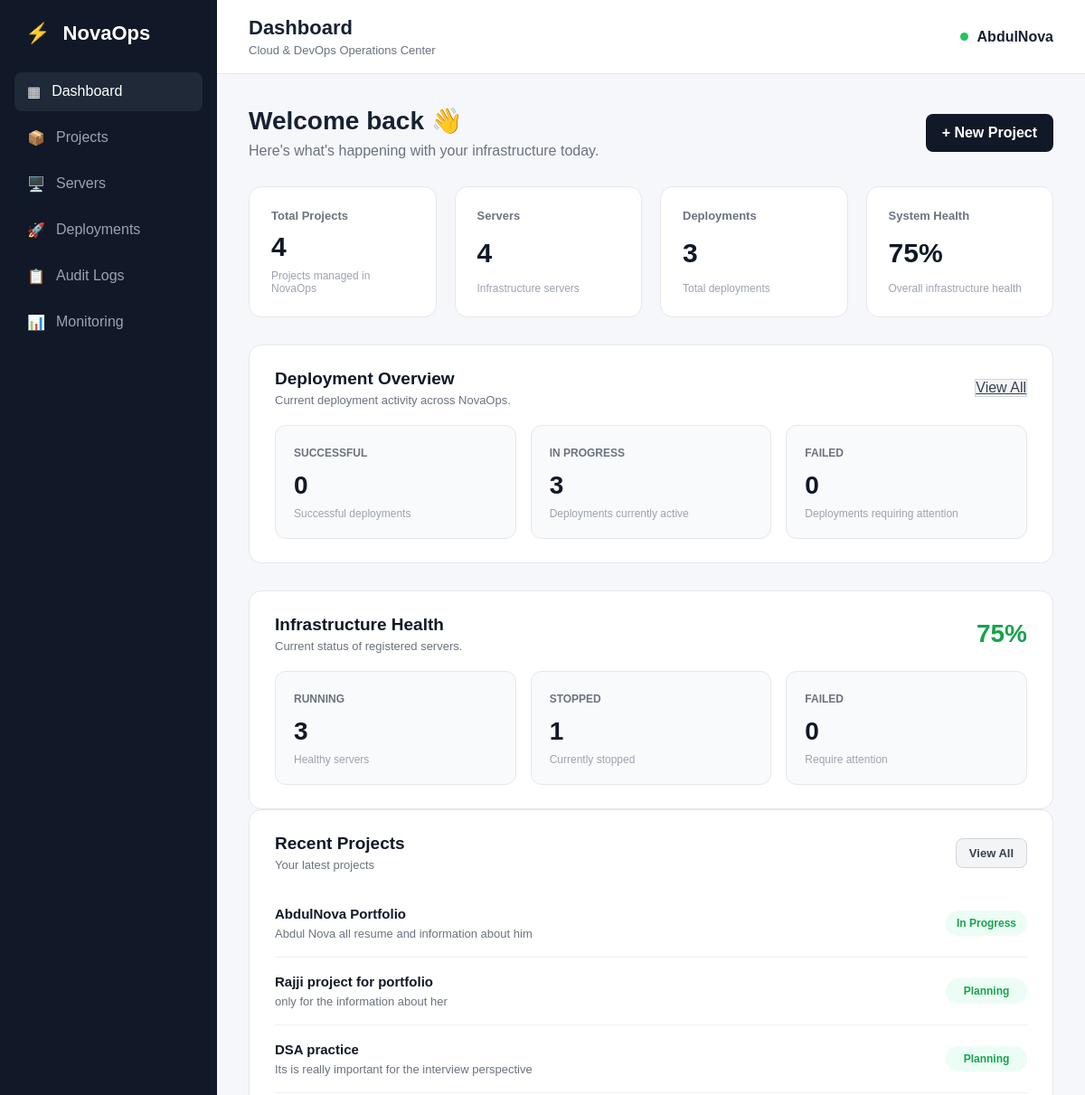
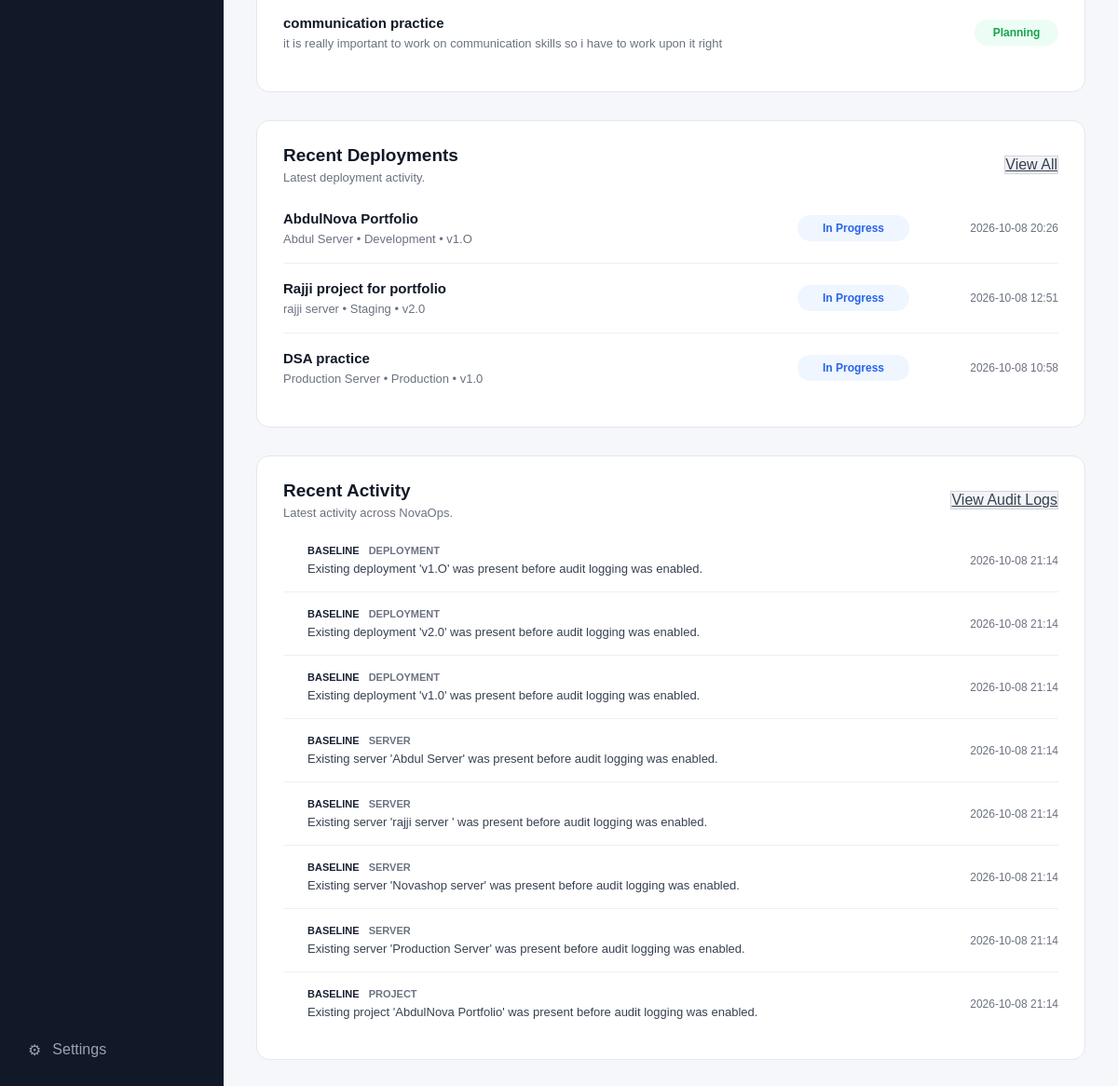
The page / on the database its author committed (2 pictures, top to bottom).
### app.py (models this page shows)
class Project(db.Model):
    id = db.Column(
        db.Integer,
        primary_key=True
    )
    name = db.Column(
        db.String(100),
        nullable=False
    )
    description = db.Column(
        db.Text,
        nullable=False
    )
    status = db.Column(
        db.String(50),
        nullable=False
    )
    servers = db.relationship(
        "Server",
        backref="project",
        lazy=True
    )

class Deployment(db.Model):
    id = db.Column(
        db.Integer,
        primary_key=True
    )
    project_id = db.Column(
        db.Integer,
        db.ForeignKey("project.id"),
        nullable=False
    )
    server_id = db.Column(
        db.Integer,
        db.ForeignKey("server.id"),
        nullable=False
    )
    environment = db.Column(
        db.String(50),
        nullable=False
    )
    version = db.Column(
        db.String(50),
        nullable=False
    )
    status = db.Column(
        db.String(50),
        nullable=False
    )
    deployed_at = db.Column(
        db.DateTime,
        default=india_now,
        nullable=False
    )
    project = db.relationship(
        "Project",
        backref="deployments"
    )
    server = db.relationship(
        "Server",
        backref="deployments"
    )

class Server(db.Model):
    id = db.Column(
        db.Integer,
        primary_key=True
    )
    name = db.Column(
        db.String(100),
        nullable=False
    )
    ip_address = db.Column(
        db.String(50),
        nullable=False
    )
    provider = db.Column(
        db.String(50),
        nullable=False
    )
    region = db.Column(
        db.String(50),
        nullable=False
    )
    status = db.Column(
        db.String(50),
        nullable=False
    )
    project_id = db.Column(
        db.Integer,
        db.ForeignKey("project.id"),
        nullable=True
    )

class AuditLog(db.Model):
    id = db.Column(
        db.Integer,
        primary_key=True
    )
    action = db.Column(
        db.String(50),
        nullable=False
    )
    entity_type = db.Column(
        db.String(50),
        nullable=False
    )
    entity_id = db.Column(
        db.Integer,
        nullable=True
    )
    message = db.Column(
        db.Text,
        nullable=False
    )
    created_at = db.Column(
        db.DateTime,
        default=india_now,
        nullable=False
    )

### app.py (the view)
@app.route("/")
def dashboard():
    project_count = Project.query.count()
    server_count = Server.query.count()
    deployment_count = Deployment.query.count()
    successful_deployments = Deployment.query.filter_by(
        status="Successful"
    ).count()
    in_progress_deployments = Deployment.query.filter_by(
        status="In Progress"
    ).count()
    failed_deployments = Deployment.query.filter_by(
        status="Failed"
    ).count()
    running_servers = Server.query.filter_by(
        status="Running"
    ).count()
    stopped_servers = Server.query.filter_by(
        status="Stopped"
    ).count()
    failed_servers = Server.query.filter_by(
        status="Failed"
    ).count()
    if server_count > 0:
        health = round(
            (running_servers / server_count) * 100
        )
    else:
        health = 0
    recent_projects = Project.query.order_by(
        Project.id.desc()
    ).limit(5).all()
    recent_deployments = Deployment.query.order_by(
        Deployment.deployed_at.desc()
    ).limit(5).all()
    recent_activity = AuditLog.query.order_by(
        AuditLog.created_at.desc()
    ).limit(8).all()
    stats = {
        "projects": project_count,
        "servers": server_count,
        "deployments": deployment_count,
        "health": health
    }
    deployment_stats = {
        "successful": successful_deployments,
        "in_progress": in_progress_deployments,
        "failed": failed_deployments
    }
    server_stats = {
        "running": running_servers,
        "stopped": stopped_servers,
        "failed": failed_servers
    }
    return render_template(
        "dashboard.html",
        stats=stats,
        deployment_stats=deployment_stats,
        server_stats=server_stats,
        recent_projects=recent_projects,
        recent_deployments=recent_deployments,
        recent_activity=recent_activity
    )

### templates/dashboard.html (shortened to what this page needs)
{% extends "base.html" %}
{% block page_title %}
Dashboard
{% endblock %}
{% block content %}
<div class="welcome">
    <div>
        <h1>Welcome back 👋</h1>
        <p>Here's what's happening with your infrastructure today.</p>
    </div>
    <a href="{{ url_for('new_project') }}" class="primary-btn">
        + New Project
    </a>
</div>
<div class="stats-grid">
    <div class="stat-card">
        <div class="stat-card-header">
            <span class="stat-label">Total Projects</span>
        </div>
        <h2>{{ stats.projects }}</h2>
        <p class="stat-description">
            Projects managed in NovaOps
        </p>
    </div>
    <div class="stat-card">
        <div class="stat-card-header">
            <span class="stat-label">Servers</span>
        </div>
        <h2>{{ stats.servers }}</h2>
        <p class="stat-description">
            Infrastructure servers
        </p>
    </div>
    <div class="stat-card">
        <div class="stat-card-header">
            <span class="stat-label">Deployments</span>
        </div>
        <h2>{{ stats.deployments }}</h2>
        <p class="stat-description">
            Total deployments
        </p>
    </div>
    <div class="stat-card">
        <div class="stat-card-header">
            <span class="stat-label">System Health</span>
        </div>
        <h2>{{ stats.health }}%</h2>
        <p class="stat-description">
            Overall infrastructure health
        </p>
    </div>
</div>
<div class="deployment-overview">
    <div class="deployment-overview-header">
        <div>
            <h2>Deployment Overview</h2>
            <p>Current deployment activity across NovaOps.</p>
        </div>
        <a href="{{ url_for('deployments') }}" class="secondary-btn">
            View All
        </a>
    </div>
    <div class="deployment-summary-grid">
        <div class="deployment-summary-card">
            <span class="deployment-summary-label">
                Successful
            </span>
            <h3>
                {{ deployment_stats.successful }}
            </h3>
            <p>
                Successful deployments
            </p>
        </div>
        <div class="deployment-summary-card">
            <span class="deployment-summary-label">
                In Progress
            </span>
            <h3>
                {{ deployment_stats.in_progress }}
            </h3>
            <p>
                Deployments currently active
            </p>
        </div>
        <div class="deployment-summary-card">
            <span class="deployment-summary-label">
                Failed
            </span>
            <h3>
                {{ deployment_stats.failed }}
            </h3>
            <p>
                Deployments requiring attention
            </p>
        </div>
    </div>
</div>
<div class="server-health-overview">
    <div class="server-health-header">
        <div>
            <h2>Infrastructure Health</h2>
            <p>Current status of registered servers.</p>
        </div>
        <div class="health-score">
            {{ stats.health }}%
        </div>
    </div>
    <div class="server-health-grid">
        <div class="health-card">
            <span class="health-label">
                Running
            </span>
            <h3>
                {{ server_stats.running }}
            </h3>
            <p>
                Healthy servers
            </p>
        </div>
        <div class="health-card">
            <span class="health-label">
                Stopped
            </span>
            <h3>
                {{ server_stats.stopped }}
            </h3>
            <p>
                Currently stopped
            </p>
        </div>
        <div class="health-card">
            <span class="health-label">
                Failed
            </span>
            <h3>
                {{ server_stats.failed }}
            </h3>
            <p>
                Require attention
            </p>
        </div>
    </div>
</div>
<div class="recent-projects">
    <div class="recent-projects-header">
        <div>
            <h2>Recent Projects</h2>
            <p>Your latest projects</p>
        </div>
        <a href="{{ url_for('projects') }}" class="secondary-btn">
            View All
        </a>
    </div>
    <div class="recent-project-list">
        {% for project in recent_projects %}
        <div class="recent-project-item">
            <div class="recent-project-info">
                <h3>{{ project.name }}</h3>
                <p>{{ project.description }}</p>
            </div>
            <span class="project-status">
                {{ project.status }}
            </span>
        </div>
        {% endfor %}
    </div>
</div>
<div class="recent-deployments">
    <div class="recent-deployments-header">
        <div>
            <h2>Recent Deployments</h2>
            <p>Latest deployment activity.</p>
        </div>
        <a href="{{ url_for('deployments') }}" class="secondary-btn">
            View All
        </a>
    </div>
    <div class="recent-deployment-list">
        {% for deployment in recent_deployments %}
        <div class="recent-deployment-item">
            <div class="recent-deployment-info">
                <h3>
                    {{ deployment.project.name }}
                </h3>
                <p>
                    {{ deployment.server.name }}
                    •
                    {{ deployment.environment }}
                    •
                    {{ deployment.version }}
                </p>
            </div>
            <span class="deployment-status
                {% if deployment.status == 'Successful' %}
                    deployment-success
                {% elif deployment.status == 'Failed' %}
                    deployment-failed
                {% else %}
                    deployment-progress
                {% endif %}">
                {{ deployment.status }}
            </span>
            <span class="deployment-time">
                {{ deployment.deployed_at.strftime(
                "%Y-%m-%d %H:%M"
                ) }}
            </span>
        </div>
        {% endfor %}
    </div>
</div>
<div class="recent-activity">
    <div class="recent-activity-header">
        <div>
            <h2>
                Recent Activity
            </h2>
            <p>
                Latest activity across NovaOps.
            </p>
        </div>
        <a href="{{ url_for('audit_logs') }}" class="secondary-btn">
            View Audit Logs
        </a>
    </div>
    <div class="activity-list">
        {% for activity in recent_activity %}
        <div class="activity-item">
            <div class="activity-indicator
                ">
            </div>
            <div class="activity-info">
                <div class="activity-top">
                    <span class="activity-action
                        ">
                        {{ activity.action }}
                    </span>
                    <span class="activity-resource">
                        {{ activity.entity_type }}
                    </span>
                </div>
                <p>
                    {{ activity.message }}
                </p>
            </div>
            <span class="activity-time">
                {{ activity.created_at.strftime(
                "%Y-%m-%d %H:%M"
                ) }}
            </span>
        </div>
        {% endfor %}
    </div>
</div>
{% endblock %}

### templates/base.html (shortened to what this page needs)
<!DOCTYPE html>
<html lang="en">
<head>
    <link rel="stylesheet" href="{{ url_for('static', filename='css/style.css') }}">
</head>
<body>
    <div class="app">
        <aside class="sidebar">
            <div class="logo">
                <span>⚡</span>
                NovaOps
            </div>
            <nav class="navigation">
                <a href="{{ url_for('dashboard') }}"
                    class="nav-item {% if request.endpoint == 'dashboard' %}active{% endif %}">
                    <span class="nav-icon">
                        ▦
                    </span>
                    <span>
                        Dashboard
                    </span>
                </a>
                <a href="{{ url_for('projects') }}"
                    class="nav-item {% if request.endpoint in ['projects', 'new_project', 'edit_project', 'project_detail'] %}active{% endif %}">
                    <span class="nav-icon">
                        📦
                    </span>
                    <span>
                        Projects
                    </span>
                </a>
                <a href="{{ url_for('servers') }}"
                    class="nav-item {% if request.endpoint in ['servers', 'new_server', 'edit_server'] %}active{% endif %}">
                    <span class="nav-icon">
                        🖥️
                    </span>
                    <span>
                        Servers
                    </span>
                </a>
                <a href="{{ url_for('deployments') }}"
                    class="nav-item {% if request.endpoint in ['deployments', 'new_deployment', 'edit_deployment'] %}active{% endif %}">
                    <span class="nav-icon">
                        🚀
                    </span>
                    <span>
                        Deployments
                    </span>
                </a>
                <a href="{{ url_for('audit_logs') }}"
                    class="nav-item {% if request.endpoint == 'audit_logs' %}active{% endif %}">
                    <span class="nav-icon">
                        📋
                    </span>
                    <span>
                        Audit Logs
                    </span>
                </a>
                <a href="#" class="nav-item">
                    <span class="nav-icon">
                        📊
                    </span>
                    <span>
                        Monitoring
                    </span>
                </a>
            </nav>
            <div class="sidebar-bottom">
                <a href="#" class="nav-item">
                    <span class="nav-icon">
                        ⚙
                    </span>
                    <span>
                        Settings
                    </span>
                </a>
            </div>
        </aside>
        <main class="main">
            <header class="navbar">
                <div>
                    <h2>
                        {% block page_title %}{% endblock %}
                    </h2>
                    <p>
                        Cloud & DevOps Operations Center
                    </p>
                </div>
                <div class="user-section">
                    <div class="status-dot"></div>
                    <span>
                        AbdulNova
                    </span>
                </div>
            </header>
            <section class="content">
                {% block content %}
                {% endblock %}
            </section>
        </main>
    </div>
</body>
</html>

### rows shown on the page
Project: name "AbdulNova Portfolio", description "Abdul Nova all resume and information about him", status "In Progress"
Project: name "Rajji project for portfolio", description "only for the information about her", status "Planning"
Project: name "DSA practice", description "Its is really important for the interview perspective", status "Planning"
Project: name "communication practice", description "it is really important to work on communication skills so i have to work upon it right", status "Planning"
Deployment: project.name "AbdulNova Portfolio", server.name "Abdul Server", environment "Development", version "v1.O", status "In Progress", deployed_at "2026-10-08 20:26"
Deployment: project.name "Rajji project for portfolio", server.name "rajji server", environment "Staging", version "v2.0", status "In Progress", deployed_at "2026-10-08 12:51"
Deployment: project.name "DSA practice", server.name "Production Server", environment "Production", version "v1.0", status "In Progress", deployed_at "2026-10-08 10:58"
AuditLog: action "BASELINE", entity_type "DEPLOYMENT", message "Existing deployment 'v1.O' was present before audit logging was enabled.", created_at "2026-10-08 21:14"
AuditLog: action "BASELINE", entity_type "DEPLOYMENT", message "Existing deployment 'v2.0' was present before audit logging was enabled.", created_at "2026-10-08 21:14"
AuditLog: action "BASELINE", entity_type "DEPLOYMENT", message "Existing deployment 'v1.0' was present before audit logging was enabled.", created_at "2026-10-08 21:14"
AuditLog: action "BASELINE", entity_type "SERVER", message "Existing server 'Abdul Server' was present before audit logging was enabled.", created_at "2026-10-08 21:14"
AuditLog: action "BASELINE", entity_type "SERVER", message "Existing server 'rajji server ' was present before audit logging was enabled.", created_at "2026-10-08 21:14"
AuditLog: action "BASELINE", entity_type "SERVER", message "Existing server 'Novashop server' was present before audit logging was enabled.", created_at "2026-10-08 21:14"
AuditLog: action "BASELINE", entity_type "SERVER", message "Existing server 'Production Server' was present before audit logging was enabled.", created_at "2026-10-08 21:14"
AuditLog: action "BASELINE", entity_type "PROJECT", message "Existing project 'AbdulNova Portfolio' was present before audit logging was enabled.", created_at "2026-10-08 21:14"

### other values the page prints
{{ stats.projects }} "4"
{{ stats.servers }} "4"
{{ stats.deployments }} "3"
{{ stats.health }} "75"
{{ deployment_stats.successful }} "0"
{{ deployment_stats.in_progress }} "3"
{{ deployment_stats.failed }} "0"
{{ server_stats.running }} "3"
{{ server_stats.stopped }} "1"
{{ server_stats.failed }} "0"
